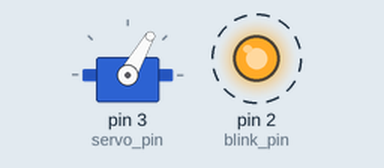
Simulated run of this sketch. Board: Arduino Uno, built with avr-gcc and run on an emulated ATmega328P. On the bench: servo, output pins drawn as LEDs (lit = HIGH). Dashed ring = blinking.

Above: at 0.02 s.
Timing chart, 0 to 3.0 s (numbered marks = the images above):
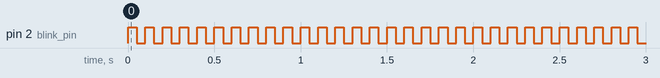

The sketch:

blinking.ino
```cpp
#include <Servo.h>

constexpr int servo_pin = 3;
constexpr int blink_pin = 2;
constexpr int blink_hz = 10;

int angle = 60;

Servo turn_servo;

void setup() {
  // put your setup code here, to run once:
  pinMode(blink_pin, OUTPUT);
  Serial.begin(9600);
  turn_servo.attach(servo_pin);
  turn_servo.write(angle);
}

void loop() {
  digitalWrite(blink_pin, HIGH);
  delay(1000 / (blink_hz * 2));
  digitalWrite(blink_pin, LOW);
  delay(1000 / (blink_hz * 2));

  /*
  for(int i = 0; i<50; ++i) {
    turn_servo.write(i);
    delay(25);
  }
  for(int i = 50; i>=0; --i) {
    turn_servo.write(i);
    delay(25);
  }
  turn_servo.write(angle);
  delay(100);*/
}
```

Measured:
- by itself, pin 2 (blink_pin): alternates HIGH for 0.05 s and LOW for 0.05 s
